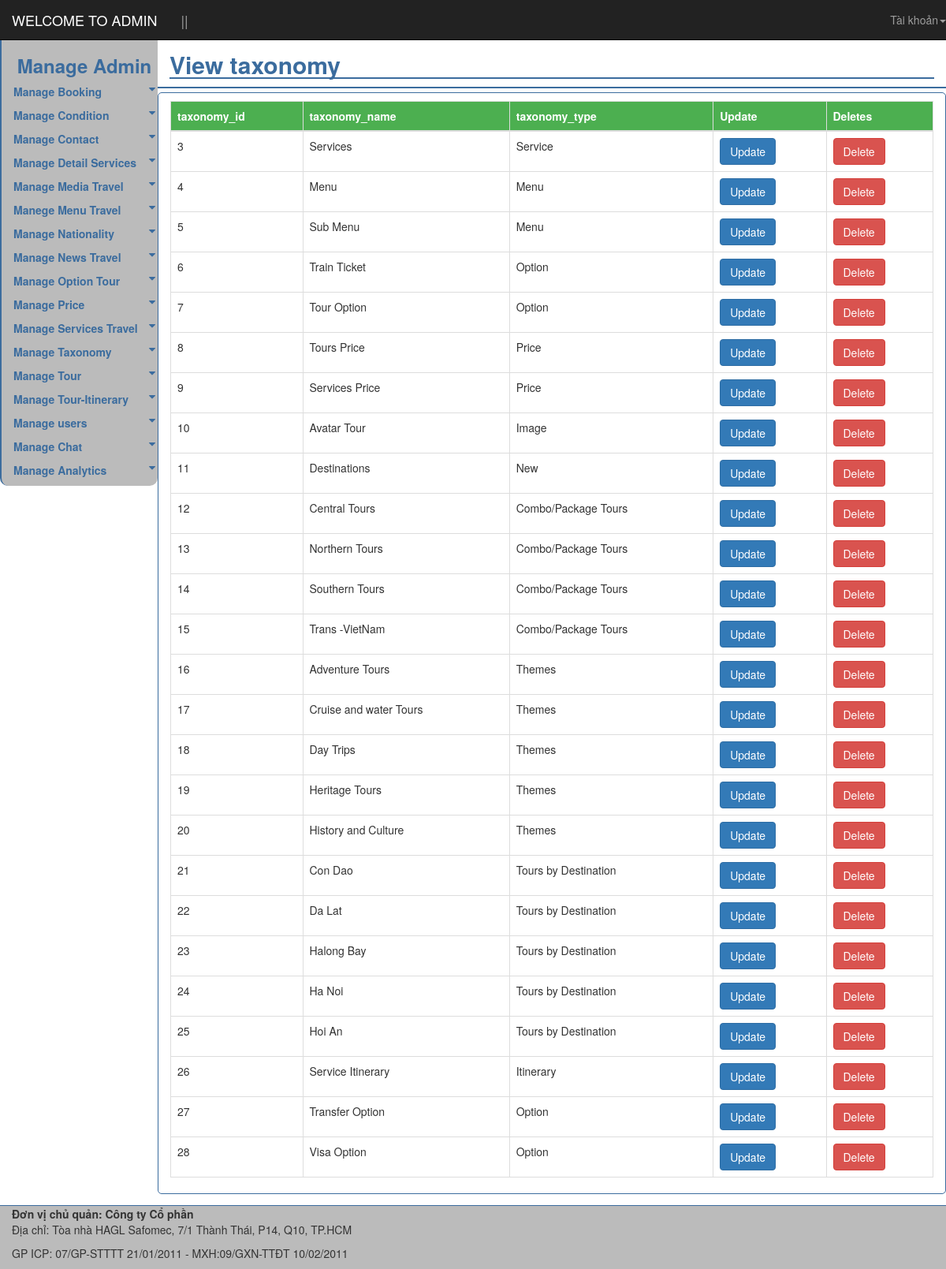
Page /admin/view-taxonomy.php on the committed database.
### tables this page shows
CREATE TABLE `taxonomy` (
  `taxonomy_id` int(10) UNSIGNED NOT NULL,
  `taxonomy_name` varchar(225) NOT NULL,
  `taxonomy_type` varchar(225) NOT NULL
);

### includes/VSCPDO.php (called while the page is built, shortened)
 <?php
class vsc_pdo {
	private $server;
	private $username;
	private $password;
	private $database;
	public $conn;
	function __construct($conn = null) {
		try {
			$this->conn = new PDO("mysql:host=$this->server;dbname=$this->database", $this->username, $this->password);
			$this->conn->exec("set names utf8");
			$this->conn->setAttribute(PDO::ATTR_DEFAULT_FETCH_MODE, PDO::FETCH_ASSOC);
		}
     catch (PDOException $e)
      {
			echo $e->getMessage();
			exit();
		}
	}
	function fetch_all($sql) {
		try {
			$stmt = $this->conn->prepare($sql);
			$stmt->execute();
			$rows = $stmt->fetchAll();
			return $rows;
		}
    catch (PDOException $e) {
			return false;
		}
	}
	function getConnection($conn=null) {
		$arr = explode(",", $conn);
			$this->server = @$arr[0];
			$this->username = @$arr[1];
			$this->password = @$arr[2];
			$this->database = @$arr[3];
	}
}
 ?>

### admin/view-taxonomy.php (the view, shortened to what this page needs)
<?php
		require("templates/header-admin.php");
		require("templates/sidebar-admin.php");
		require("../includes/VSCPDO.php");
		$vsc = new vsc_pdo("localhost,root,,travel");
		$row = $vsc->fetch_all("select * from taxonomy");
 ?>
  	  <section>
  	  	<div id="content_admin" class="col-md-10 col-xs-8" style="border-bottom:2px solid #3b6c9e;">
         		<h2 class="title_content_admin">View taxonomy</h2>
  		</div>
		   <div id="content_admin2" class="col-md-10 col-xs-8" style="border:1px solid #3b6c9e;border-radius:5px; margin-top:5px; ">
		                  <div class="table-responsive">
		                <table class="table table-bordered warning">
		                    <thead>
		                        <tr>
		                            <th>taxonomy_id</th>
		                            <th>taxonomy_name</th>
		                            <th>taxonomy_type</th>
		                            <th>Update</th>
		                            <th>Deletes</th>
		                        </tr>
		                    </thead>
		                    <tbody>
													<?php
															foreach($row as $value){
													 ?>
													 <tr>
														<td><?php echo $value["taxonomy_id"]; ?></td>
														<td><?php echo $value["taxonomy_name"]; ?></td>
														<td><?php echo $value["taxonomy_type"]; ?></td>
															<form  action="update-taxonomy.php" method="post">
																	<td><button class="btn btn-primary" type="submit" name="sub-up">Update</button></td>
															</form>
														<form method="post" action="delete-taxonomy.php">
															<td><button onclick="return confirm('are you sure?');" class="btn btn-danger" type="submit" name="sub-delete">Delete</button></td>
														</form>
													</tr>
													<?php } ?>
		                    </tbody>
		                </table>
		             </div>
		        </div>
  	  </section>
  	  <?php
      require("templates/footer-admin.php");
      ?>
		</body>
		</html>

### admin/css/style.css (style rules this page uses)
* { padding: 0; margin: 0; box-sizing:border-box; -moz-box-sizing:border-box; -webkit-box-sizing:border-box; }
body { background: url("../IMG/hoa.jpg") no-repeat; }
#content_admin { margin-top: 25px; }
#content_admin h2 { color:#3b6c9e; font-weight: bold; font-family: family-name|generic-family|initial|inherit;border-bottom:2px solid #3b6c9e; }
#content_admin2 table { margin-top: 10px; }
table thead tr th { background-color:#4CAF50; color:white; }

### rows in the picture
taxonomy: taxonomy_id "3", taxonomy_name "Services", taxonomy_type "Service"
taxonomy: taxonomy_id "4", taxonomy_name "Menu", taxonomy_type "Menu"
taxonomy: taxonomy_id "5", taxonomy_name "Sub Menu", taxonomy_type "Menu"
taxonomy: taxonomy_id "6", taxonomy_name "Train Ticket", taxonomy_type "Option"
taxonomy: taxonomy_id "7", taxonomy_name "Tour Option", taxonomy_type "Option"
taxonomy: taxonomy_id "8", taxonomy_name "Tours Price", taxonomy_type "Price"
taxonomy: taxonomy_id "9", taxonomy_name "Services Price", taxonomy_type "Price"
taxonomy: taxonomy_id "10", taxonomy_name "Avatar Tour", taxonomy_type "Image"
taxonomy: taxonomy_id "11", taxonomy_name "Destinations", taxonomy_type "New"
taxonomy: taxonomy_id "12", taxonomy_name "Central Tours", taxonomy_type "Combo/Package Tours"
taxonomy: taxonomy_id "13", taxonomy_name "Northern Tours", taxonomy_type "Combo/Package Tours"
taxonomy: taxonomy_id "14", taxonomy_name "Southern Tours", taxonomy_type "Combo/Package Tours"
taxonomy: taxonomy_id "15", taxonomy_name "Trans -VietNam", taxonomy_type "Combo/Package Tours"
taxonomy: taxonomy_id "16", taxonomy_name "Adventure Tours", taxonomy_type "Themes"
taxonomy: taxonomy_id "17", taxonomy_name "Cruise and water Tours", taxonomy_type "Themes"
taxonomy: taxonomy_id "18", taxonomy_name "Day Trips", taxonomy_type "Themes"
taxonomy: taxonomy_id "19", taxonomy_name "Heritage Tours", taxonomy_type "Themes"
taxonomy: taxonomy_id "20", taxonomy_name "History and Culture", taxonomy_type "Themes"
taxonomy: taxonomy_id "21", taxonomy_name "Con Dao", taxonomy_type "Tours by Destination"
taxonomy: taxonomy_id "22", taxonomy_name "Da Lat", taxonomy_type "Tours by Destination"
taxonomy: taxonomy_id "23", taxonomy_name "Halong Bay", taxonomy_type "Tours by Destination"
taxonomy: taxonomy_id "24", taxonomy_name "Ha Noi", taxonomy_type "Tours by Destination"
taxonomy: taxonomy_id "25", taxonomy_name "Hoi An", taxonomy_type "Tours by Destination"
taxonomy: taxonomy_id "26", taxonomy_name "Service Itinerary", taxonomy_type "Itinerary"
taxonomy: taxonomy_id "27", taxonomy_name "Transfer Option", taxonomy_type "Option"
taxonomy: taxonomy_id "28", taxonomy_name "Visa Option", taxonomy_type "Option"
